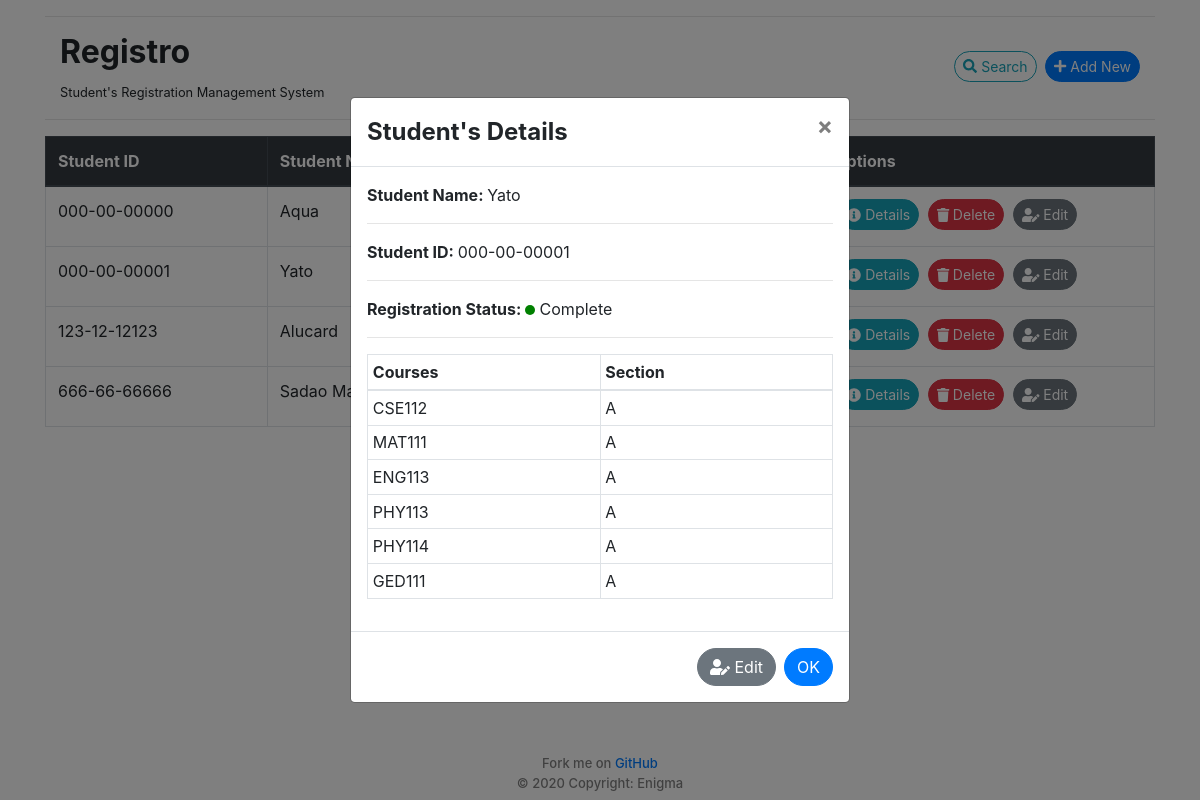
Page /view/2 on the committed database.
### app.py (models this page shows)
class StudentData(db.Model):
    id = db.Column(db.Integer, primary_key=True)
    student_id = db.Column(db.String(20), nullable=False)
    student_name = db.Column(db.String(50), nullable=False)
    reg_status = db.Column(db.String(20), nullable=False)
    courses = db.relationship('CoursesData',cascade="all, delete-orphan", backref = 'studentobj')

class CoursesData(db.Model):
    id = db.Column(db.Integer, primary_key=True)
    course_id = db.Column(db.String(20))
    course_section = db.Column(db.String(20))
    students_id = db.Column(db.Integer, db.ForeignKey('student_data.id'))

### app.py (the view)
@app.route('/view/<int:id>', methods=['GET', 'POST'])
def view(id):
    view_student = StudentData.query.get_or_404(id)
    all_students = StudentData.query.order_by(StudentData.student_id).all()
    return render_template('view.html', viewstudent=view_student, students=all_students)

### templates/view.html (shortened to what this page needs)
{% extends 'base.html' %}
{% block body %}
<hr>
<div class="container-fluid">
    <div class="row">
        <div class="col-md-4">
            <h2 style='font-weight: bold;'>Registro</h2>
            <small>Student's Registration Management System</small>
        </div>
        <div class="col-md-8 text-md-right align-self-center">
            <button type="button" class="btn btn-outline-info rounded-pill paddingb mb-1 ml-1 btn-sm" id="search_button">
                <i class="fas fa-search"></i> Search
            </button>
                <button type="button" class="btn btn-primary rounded-pill paddingb mb-1 ml-1 btn-sm" id="add"
                data-toggle="modal" data-target="#exampleModalCenter">
                <i class="fas fa-plus"></i> Add New
            </button>
        </div>
    </div>
</div>
<div class="modal fade" id="viewDetailsModal" tabindex="-1" role="dialog" aria-labelledby="exampleModalCenterTitle"
    aria-hidden="true">
    <div class="modal-dialog modal-dialog-centered" role="document">
        <div class="modal-content">
            <div class="modal-header">
                <h4 class="modal-title" id="exampleModalLongTitle" style='font-weight: bold;'>Student's Details</h4>
                <form action="/">
                    <button type="submit" class="close" aria-label="Close">
                </form>
                <span aria-hidden="true">&times;</span>
            </div>
            <div class="modal-body">
                <b>Student Name: </b>{{ viewstudent.student_name }}
                <hr>
                <b>Student ID: </b>{{ viewstudent.student_id }}
                <hr>
                <b>Registration Status: </b>{% if viewstudent.reg_status == 'Complete' %}
                <span class="dotgreen"></span>
                {% elif viewstudent.reg_status == 'Partial' %}
                <span class="dotyellow"></span>
                {% elif viewstudent.reg_status == 'Pending' %}
                <span class="dotred"></span>
                {% endif %}
                {{ viewstudent.reg_status }}
                <hr>
                <div class="table-responsive" id="courseTable">
                    <table class="table table-bordered table-hover table-fixed table-sm">
                        <thead>
                            <tr>
                                <th style="width: 50%">Courses</td>
                                <th style="width: 50%">Section</td>
                            </tr>
                        </thead>
                        <tbody>
                            {% for n in range( viewstudent.courses | length ) %}
                            <tr>
                                <td> {{ viewstudent.courses[n].course_id }} </td>
                                <td> {{ viewstudent.courses[n].course_section }} </td>
                            </tr>
                            {% endfor %}
                        </tbody>
                    </table>
                </div>
            </div>
            <div class="modal-footer">
                <a href='/edit/{{viewstudent.id}}' class="btn btn-secondary rounded-pill"
                    role="button" aria-pressed="true"><i class="fas fa-user-edit"></i> Edit</a>
                <form action="/">
                    <button type="submit" class="btn btn-primary rounded-pill" id="addcoursebutton">OK</button>
                </form>
            </div>
        </div>
    </div>
</div>
<div class="table-responsive">
    <table class="table table-bordered table-hover table-fixed">
        <thead class="thead-dark">
            <tr>
                <th style="width: 20%">Student ID</th>
                <th style="width: 30%">Student Name</th>
                <th style="width: 20%">Reg Status</th>
                <th style="width: 30%">Options</th>
            </tr>
        </thead>
        <tbody>
            {% for student in students %}
            <tr>
                <td>{{ student.student_id }}</td>
                <td> {{ student.student_name }}</td>
                <td>
                    {{ student.reg_status }}</td>
                <td>
                    <a href='/view/{{student.id}}' class="btn btn-info rounded-pill paddingb mb-1 ml-1 btn-sm"><i
                            class="fas fa-info-circle"></i> Details</a>
                    <a href='/delete/{{student.id}}' class="btn btn-danger rounded-pill paddingb mb-1 ml-1 btn-sm"><i
                            class="fas fa-trash"></i> Delete</a>
                    <a href='/edit/{{student.id}}' class="btn btn-secondary rounded-pill paddingb mb-1 ml-1 btn-sm"><i
                            class="fas fa-user-edit"></i> Edit</a>
                </td>
            </tr>
            {% endfor%}
        </tbody>
    </table>
</div>
{% endblock %}

### templates/base.html (shortened to what this page needs)
<!DOCTYPE html>
<html lang="en">
<head>
    <link rel="stylesheet" href="{{ url_for('static', filename='css/main.css') }}">
    <link rel="stylesheet" href="{{ url_for('static', filename='css/bootstrap.min.css') }}">
</head>
<body>
    <div class="container">
        {% block body %} {% endblock %}
    </div>
    <footer>Fork me on <a href="https://re.shovon.me/registro_source" target="_blank">GitHub</a><br>© 2020 Copyright:
        Enigma</footer>
</body>
</html>

### static/css/main.css (style rules this page uses)
body { font-family: sans-serif; }
.dotgreen { height: 10px; width: 10px; background-color: green; border-radius: 50%; display: inline-block; }
a { color: inherit; }
body { height:100vh; margin:0; }
footer { min-height:50px; }
body { display:flex; flex-direction:column; }
footer { padding-top: 1vh; margin-bottom: 4px; font-size: small; font-weight: 500; color: gray; text-align: center; margin-top:auto; }

### rows in the picture
StudentData: student_name "Yato", student_id "000-00-00001", reg_status "Complete"
CoursesData: course "CSE112", course_section "A"
CoursesData: course "MAT111", course_section "A"
CoursesData: course "ENG113", course_section "A"
CoursesData: course "PHY113", course_section "A"
CoursesData: course "PHY114", course_section "A"
CoursesData: course "GED111", course_section "A"
StudentData: student_id "000-00-00000", student_name "Aqua"
StudentData: student_id "123-12-12123", student_name "Alucard"
StudentData: student_id "666-66-66666", student_name "Sadao Maou"
